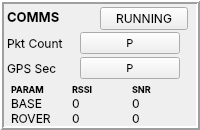
        <widget class="QFrame" name="COMMS">
         <property name="sizePolicy">
          <sizepolicy hsizetype="Preferred" vsizetype="Maximum">
           <horstretch>0</horstretch>
           <verstretch>0</verstretch>
          </sizepolicy>
         </property>
         <property name="font">
          <font>
           <family>Inter</family>
           <pointsize>9</pointsize>
          </font>
         </property>
         <property name="frameShape">
          <enum>QFrame::Box</enum>
         </property>
         <property name="frameShadow">
          <enum>QFrame::Raised</enum>
         </property>
         <property name="lineWidth">
          <number>2</number>
         </property>
         <layout class="QVBoxLayout" name="verticalLayout_12">
          <property name="spacing">
           <number>0</number>
          </property>
          <property name="leftMargin">
           <number>3</number>
          </property>
          <property name="topMargin">
           <number>0</number>
          </property>
          <property name="rightMargin">
           <number>3</number>
          </property>
          <property name="bottomMargin">
           <number>0</number>
          </property>
          <item>
           <widget class="QFrame" name="frame_18">
            <property name="frameShape">
             <enum>QFrame::NoFrame</enum>
            </property>
            <property name="frameShadow">
             <enum>QFrame::Raised</enum>
            </property>
            <layout class="QHBoxLayout" name="horizontalLayout_11">
             <property name="spacing">
              <number>0</number>
             </property>
             <property name="leftMargin">
              <number>0</number>
             </property>
             <property name="topMargin">
              <number>0</number>
             </property>
             <property name="rightMargin">
              <number>0</number>
             </property>
             <property name="bottomMargin">
              <number>0</number>
             </property>
             <item>
              <widget class="QLabel" name="label_58">
               <property name="font">
                <font>
                 <family>Inter</family>
                 <pointsize>10</pointsize>
                 <bold>true</bold>
                </font>
               </property>
               <property name="text">
                <string>COMMS</string>
               </property>
              </widget>
             </item>
             <item>
              <widget class="QFrame" name="frame_3">
               <property name="frameShape">
                <enum>QFrame::NoFrame</enum>
               </property>
               <property name="frameShadow">
                <enum>QFrame::Raised</enum>
               </property>
               <layout class="QVBoxLayout" name="verticalLayout">
                <property name="spacing">
                 <number>0</number>
                </property>
                <property name="leftMargin">
                 <number>0</number>
                </property>
                <property name="topMargin">
                 <number>3</number>
                </property>
                <property name="rightMargin">
                 <number>5</number>
                </property>
                <property name="bottomMargin">
                 <number>0</number>
                </property>
                <item>
                 <widget class="QPushButton" name="PB_CommsStop">
                  <property name="sizePolicy">
                   <sizepolicy hsizetype="Minimum" vsizetype="Fixed">
                    <horstretch>0</horstretch>
                    <verstretch>0</verstretch>
                   </sizepolicy>
                  </property>
                  <property name="text">
                   <string>RUNNING</string>
                  </property>
                 </widget>
                </item>
               </layout>
              </widget>
             </item>
            </layout>
           </widget>
          </item>
          <item>
           <widget class="QFrame" name="frame_22">
            <property name="frameShape">
             <enum>QFrame::NoFrame</enum>
            </property>
            <property name="frameShadow">
             <enum>QFrame::Raised</enum>
            </property>
            <layout class="QVBoxLayout" name="verticalLayout_14">
             <property name="spacing">
              <number>0</number>
             </property>
             <property name="leftMargin">
              <number>0</number>
             </property>
             <property name="topMargin">
              <number>0</number>
             </property>
             <property name="rightMargin">
              <number>0</number>
             </property>
             <property name="bottomMargin">
              <number>0</number>
             </property>
             <item>
              <widget class="QFrame" name="Fcomms">
               <property name="frameShape">
                <enum>QFrame::NoFrame</enum>
               </property>
               <property name="frameShadow">
                <enum>QFrame::Raised</enum>
               </property>
               <layout class="QFormLayout" name="formLayout">
                <property name="horizontalSpacing">
                 <number>17</number>
                </property>
                <property name="verticalSpacing">
                 <number>3</number>
                </property>
                <property name="leftMargin">
                 <number>0</number>
                </property>
                <property name="topMargin">
                 <number>2</number>
                </property>
                <property name="rightMargin">
                 <number>0</number>
                </property>
                <property name="bottomMargin">
                 <number>5</number>
                </property>
                <item row="1" column="0">
                 <widget class="QLabel" name="label_59">
                  <property name="text">
                   <string>Pkt Count</string>
                  </property>
                 </widget>
                </item>
                <item row="1" column="1">
                 <widget class="QPushButton" name="Ppulse">
                  <property name="sizePolicy">
                   <sizepolicy hsizetype="Maximum" vsizetype="Maximum">
                    <horstretch>0</horstretch>
                    <verstretch>0</verstretch>
                   </sizepolicy>
                  </property>
                  <property name="maximumSize">
                   <size>
                    <width>100</width>
                    <height>22</height>
                   </size>
                  </property>
                  <property name="font">
                   <font>
                    <family>Inter</family>
                    <pointsize>8</pointsize>
                    <bold>false</bold>
                   </font>
                  </property>
                  <property name="text">
                   <string>P</string>
                  </property>
                 </widget>
                </item>
                <item row="2" column="0">
                 <widget class="QLabel" name="label_69">
                  <property name="text">
                   <string>GPS Sec</string>
                  </property>
                 </widget>
                </item>
                <item row="2" column="1">
                 <widget class="QPushButton" name="Gpulse">
                  <property name="sizePolicy">
                   <sizepolicy hsizetype="Maximum" vsizetype="Fixed">
                    <horstretch>0</horstretch>
                    <verstretch>0</verstretch>
                   </sizepolicy>
                  </property>
                  <property name="maximumSize">
                   <size>
                    <width>100</width>
                    <height>16777215</height>
                   </size>
                  </property>
                  <property name="font">
                   <font>
                    <family>Inter</family>
                    <pointsize>8</pointsize>
                   </font>
                  </property>
                  <property name="text">
                   <string>P</string>
                  </property>
                 </widget>
                </item>
               </layout>
              </widget>
             </item>
             <item>
              <widget class="QWidget" name="Fsignal" native="true">
               <property name="font">
                <font>
                 <family>Inter</family>
                 <pointsize>9</pointsize>
                </font>
               </property>
               <layout class="QGridLayout" name="gridLayout_8">
                <property name="leftMargin">
                 <number>4</number>
                </property>
                <property name="topMargin">
                 <number>0</number>
                </property>
                <property name="rightMargin">
                 <number>0</number>
                </property>
                <property name="bottomMargin">
                 <number>0</number>
                </property>
                <property name="spacing">
                 <number>0</number>
                </property>
                <item row="3" column="0">
                 <widget class="QLabel" name="label_66">
                  <property name="text">
                   <string>ROVER</string>
                  </property>
                 </widget>
                </item>
                <item row="2" column="1">
                 <widget class="QLabel" name="label_70">
                  <property name="text">
                   <string>0</string>
                  </property>
                 </widget>
                </item>
                <item row="3" column="1">
                 <widget class="QLabel" name="label_63">
                  <property name="text">
                   <string>0</string>
                  </property>
                 </widget>
                </item>
                <item row="1" column="2">
                 <widget class="QLabel" name="label_67">
                  <property name="font">
                   <font>
                    <family>Inter</family>
                    <pointsize>7</pointsize>
                    <bold>true</bold>
                   </font>
                  </property>
                  <property name="text">
                   <string>SNR</string>
                  </property>
                 </widget>
                </item>
                <item row="2" column="2">
                 <widget class="QLabel" name="label_65">
                  <property name="text">
                   <string>0</string>
                  </property>
                 </widget>
                </item>
                <item row="1" column="1">
                 <widget class="QLabel" name="label_61">
                  <property name="font">
                   <font>
                    <family>Inter</family>
                    <pointsize>7</pointsize>
                    <bold>true</bold>
                   </font>
                  </property>
                  <property name="text">
                   <string>RSSI</string>
                  </property>
                 </widget>
                </item>
                <item row="1" column="0">
                 <widget class="QLabel" name="label_68">
                  <property name="font">
                   <font>
                    <family>Inter</family>
                    <pointsize>7</pointsize>
                    <bold>true</bold>
                   </font>
                  </property>
                  <property name="text">
                   <string>PARAM</string>
                  </property>
                 </widget>
                </item>
                <item row="3" column="2">
                 <widget class="QLabel" name="label_62">
                  <property name="text">
                   <string>0</string>
                  </property>
                 </widget>
                </item>
                <item row="2" column="0">
                 <widget class="QLabel" name="label_60">
                  <property name="text">
                   <string>BASE</string>
                  </property>
                 </widget>
                </item>
               </layout>
              </widget>
             </item>
            </layout>
           </widget>
          </item>
         </layout>
        </widget>
